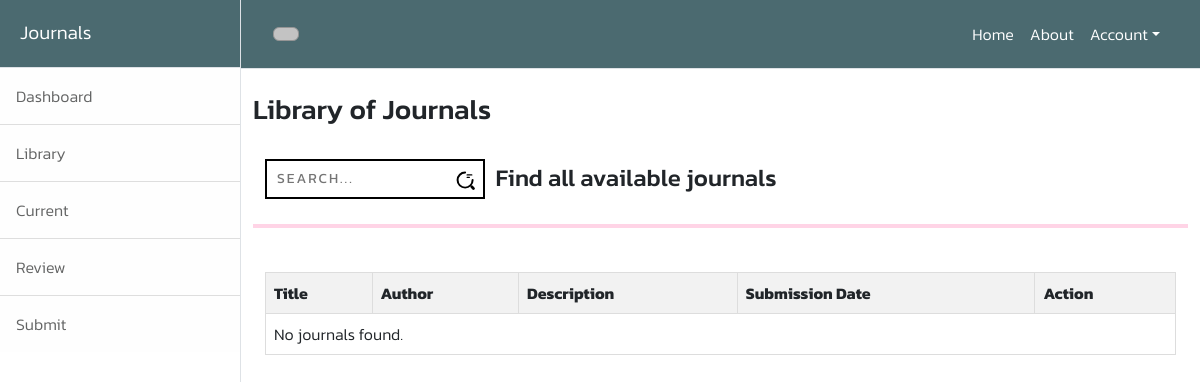
Before: /appadmin/Library.php (signed in) with the older database file.
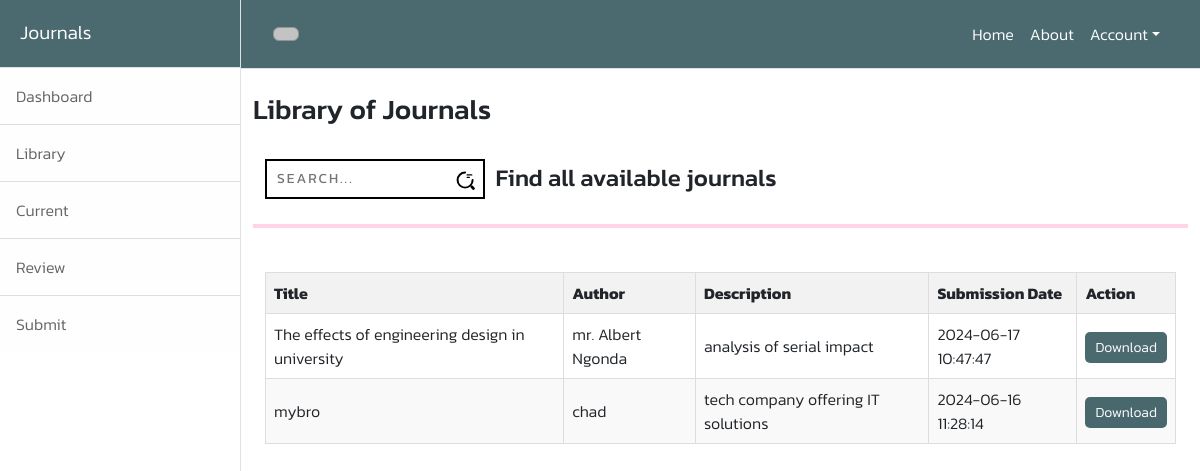
After: the same page with the newer database file.
### tables this page shows
CREATE TABLE IF NOT EXISTS `journals` (
  `id` int NOT NULL AUTO_INCREMENT,
  `title` varchar(255) NOT NULL,
  `author` varchar(255) NOT NULL,
  `description` text NOT NULL,
  `file` varchar(255) DEFAULT NULL,
  `created_at` timestamp NULL DEFAULT CURRENT_TIMESTAMP,
  PRIMARY KEY (`id`)
);

### appadmin/Library.php (the view, shortened to what this page needs)
<?php
$servername = "localhost";
$username = "root";
$password = "";
$dbname = "journals";
$conn = new mysqli($servername, $username, $password, $dbname);
$sql = "SELECT id, title, author, description, created_at FROM Journals ORDER BY created_at DESC";
$result = $conn->query($sql);
?>
<!DOCTYPE html>
<html lang="en">
<head>
    <link href="../css/main.css" rel="stylesheet" />
</head>
<body>
    <div class="d-flex" id="wrapper">
        <div class="border-end bg-white" id="sidebar-wrapper">
            <div class="sidebar-heading border-bottom bg-light" style="color:white;">Journals</div>
            <div class="list-group list-group-flush">
                <a class="list-group-item list-group-item-action list-group-item-light p-3" href="Dashboard.php">Dashboard</a>
                <a class="list-group-item list-group-item-action list-group-item-light p-3" href="Library.php">Library</a>
                <a class="list-group-item list-group-item-action list-group-item-light p-3" href="current.php">Current</a>
                <a class="list-group-item list-group-item-action list-group-item-light p-3" href="Review.php">Review</a>
                <a class="list-group-item list-group-item-action list-group-item-light p-3" href="Submit.php">Submit</a>
            </div>
        </div>
        <div id="page-content-wrapper">
            <nav class="navbar navbar-expand-lg navbar-light bg-light border-bottom">
                <div class="container-fluid">
                    <button class="btn btn-primary" id="sidebarToggle"></button>
                    <div class="collapse navbar-collapse" id="navbarSupportedContent" style="color: white;">
                        <ul class="navbar-nav ms-auto mt-2 mt-lg-0">
                            <li class="nav-item active"><a class="nav-link" href="#!" style="color: white;">Home</a></li>
                            <li class="nav-item"><a class="nav-link" href="About.php" style="color: white;">About</a></li>
                            <li class="nav-item dropdown">
                                <a class="nav-link dropdown-toggle" id="navbarDropdown" href="#" role="button" data-bs-toggle="dropdown" aria-haspopup="true" aria-expanded="false" style="color: white;">Account</a>
                            </li>
                        </ul>
                    </div>
                </div>
            </nav>
            <div class="container-fluid">
                <h3 class="mt-4">Library of Journals</h3>
                <br>
                <div class="container">
                    <div class="input-container">
                        <input type="text" name="text" class="input" placeholder="search...">
                        <span class="icon">
                        </span>
                    </div>
                    <div>
                        <h4 style="padding-top: 5px;">&nbsp; Find all available journals </h4>
                    </div>
                </div>
                <br>
                <div style="display: flex; background-color: rgba(255, 102, 166, 0.278); height: 4px;">&nbsp;</div>
                <div class="container mt-4">
                    <table class="journal-table">
                        <thead>
                            <tr>
                                <th>Title</th>
                                <th>Author</th>
                                <th>Description</th>
                                <th>Submission Date</th>
                                <th>Action</th>
                            </tr>
                        </thead>
                        <tbody>
                            <?php
                            if ($result->num_rows > 0) {
                                while ($row = $result->fetch_assoc()) {
                                    echo "<tr>";
                                    echo "<td>" . htmlspecialchars($row["title"]) . "</td>";
                                    echo "<td>" . htmlspecialchars($row["author"]) . "</td>";
                                    echo "<td>" . htmlspecialchars($row["description"]) . "</td>";
                                    echo "<td>" . htmlspecialchars($row["created_at"]) . "</td>";
                                    echo "<td><a class='download-btn' href='../phptools/download.php?id=" . intval($row["id"]) . "'>Download</a></td>";
                                    echo "</tr>";
                                }
                            } else {
                                echo "<tr><td colspan='5'>No journals found.</td></tr>";
                            }
                            ?>
                        </tbody>
                    </table>
                </div>
            </div>
        </div>
    </div>
</body>
</html>

### appadmin/Library.php (style rules this page uses)
body { font-family: "Kanit", sans-serif; font-weight: 300; font-style: normal; }
.container { display: flex; align-items: flex-start; }
.input-container { width: 220px; position: relative; }
.icon { position: absolute; right: 10px; top: calc(50% + 5px); transform: translateY(calc(-50% - 5px)); }
.input { width: 100%; height: 40px; padding: 10px; transition: .2s linear; border: 2.5px solid black; font-size: 14px; text-transform: uppercase; letter-spacing: 2px; }
.journal-table { width: 100%; border-collapse: collapse; margin-top: 20px; }
.journal-table th, .journal-table td { border: 1px solid #ddd; padding: 8px; text-align: left; }
.journal-table th { background-color: #f2f2f2; }
.journal-table tr:nth-child(even) { background-color: #f9f9f9; }
.download-btn { background-color: #0d363fbd; color: white; padding: 5px 10px; border: none; border-radius: 5px; text-decoration: none; font-size: 14px; }

Changed rows visible on the page:
added journals: title "The effects of engineering design in university", author "mr. Albert Ngonda", description "analysis of serial impact", created_at "2024-06-17 10:47:47"
added journals: title "mybro", author "chad", description "tech company offering IT solutions", created_at "2024-06-16 11:28:14"
Other visible differences:
text no longer shown: "No journals found."
